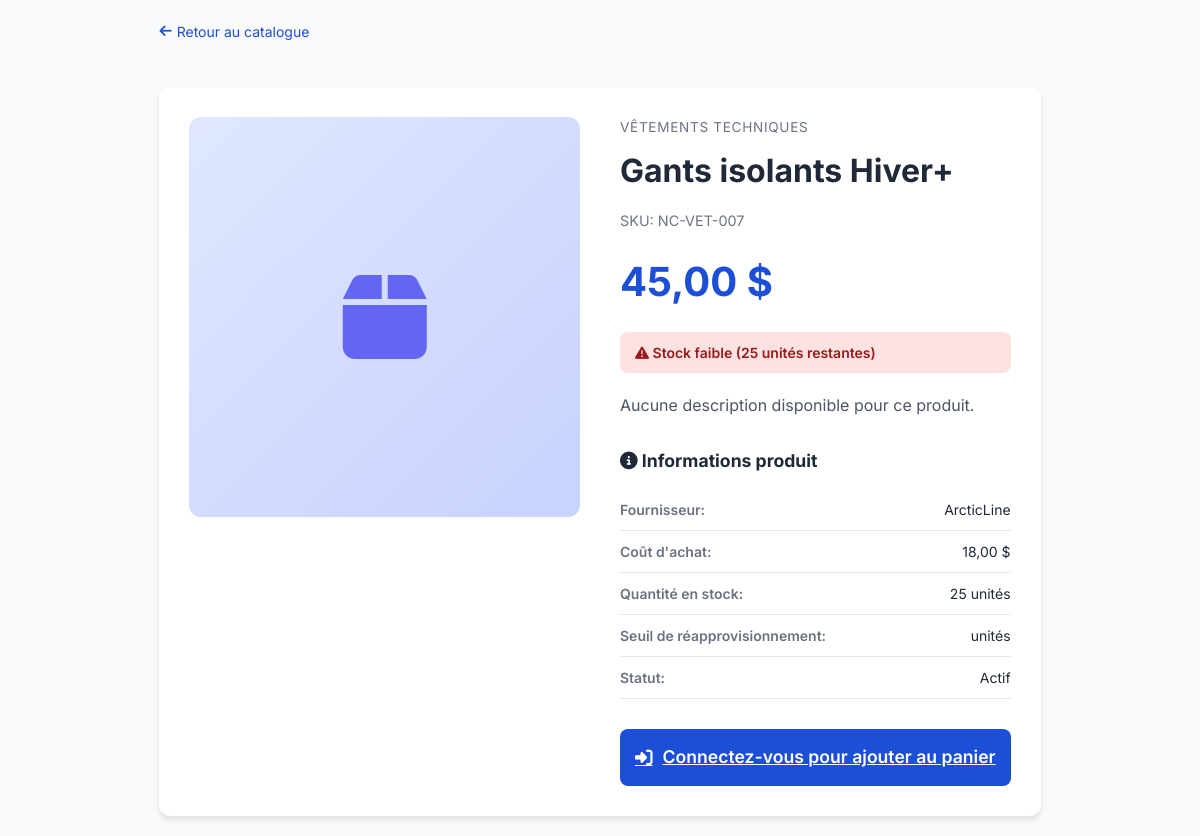
The app's page /stocks/produit/1/ with its own data.
### stocks/models.py (models this page shows, shortened)
class Product(TimeStampedModel):
    STATUS_ACTIVE = "active"
    STATUS_INACTIVE = "inactive"
    STATUS_CHOICES = [
        (STATUS_ACTIVE, "Actif"),
        (STATUS_INACTIVE, "Inactif"),
    ]
    sku = models.CharField("SKU", max_length=20, unique=True)
    category = models.ForeignKey(
        ProductCategory,
        verbose_name="Catégorie",
        on_delete=models.PROTECT,
        related_name="products",
    )
    name = models.CharField("Nom du produit", max_length=255)
    description = models.TextField("Description", blank=True)
    image = models.ImageField("Photo", upload_to="products/", blank=True, null=True)
    purchase_cost = models.DecimalField(
        "Coût d'achat ($)", max_digits=10, decimal_places=2
    )
    sale_price = models.DecimalField(
        "Prix de vente ($)", max_digits=10, decimal_places=2
    )
    gross_margin_percent = models.DecimalField(
        "Marge brute (%)", max_digits=5, decimal_places=2
    )
    quantity_in_stock = models.PositiveIntegerField("Quantité en stock", default=0)
    reorder_threshold = models.PositiveIntegerField(
        "Seuil de réapprovisionnement", default=0
    )
    safety_stock = models.PositiveIntegerField("Stock minimum de sécurité", default=0)
    supplier = models.ForeignKey(
        Supplier,
        verbose_name="Fournisseur",
        on_delete=models.PROTECT,
        related_name="products",
    )
    supplier_discount = models.DecimalField(
        "Remise fournisseur (%)", max_digits=5, decimal_places=2, default=0
    )
    weight_kg = models.DecimalField("Poids (kg)", max_digits=6, decimal_places=2)
    stock_entry_date = models.DateField("Date d'entrée en stock")
    warehouse_location = models.CharField("Emplacement entrepôt", max_length=20)
    status = models.CharField(
        "Statut produit",
        max_length=20,
        choices=STATUS_CHOICES,
        default=STATUS_ACTIVE,
    )
    class Meta:
        verbose_name = "Produit"
        verbose_name_plural = "Produits"
        ordering = ["sku"]
    @property
    def is_below_reorder(self) -> bool:
        return self.quantity_in_stock <= self.reorder_threshold

class ProductCategory(models.Model):
    name = models.CharField("Nom de la catégorie", max_length=100, unique=True)
    description = models.TextField("Description", blank=True)
    class Meta:
        verbose_name = "Catégorie de produit"
        verbose_name_plural = "Catégories de produits"

class Supplier(models.Model):
    name = models.CharField("Fournisseur", max_length=150)
    code = models.CharField("Code fournisseur", max_length=50, unique=True)
    default_discount = models.DecimalField(
        "Remise fournisseur (%)", max_digits=5, decimal_places=2, default=0
    )
    delivery_delay_days = models.PositiveIntegerField(
        "Délai de livraison (jours)", default=0
    )
    class Meta:
        verbose_name = "Fournisseur"
        verbose_name_plural = "Fournisseurs"

### stocks/views.py (the view)
# urls.py: path("produit/<int:product_id>/", views.product_detail, name="product_detail"),
def product_detail(request, product_id):
    product = get_object_or_404(
        Product.objects.select_related("category", "supplier"),
        id=product_id,
        status=Product.STATUS_ACTIVE
    )
    similar_products = Product.objects.filter(
        category=product.category,
        status=Product.STATUS_ACTIVE
    ).exclude(id=product_id)[:4]
    context = {
        "product": product,
        "similar_products": similar_products,
        "is_below_reorder": product.is_below_reorder,
    }
    return render(request, "pgi/product_detail.html", context)

### templates/pgi/product_detail.html (shortened to what this page needs)
{% load static %}
<!DOCTYPE html>
<html lang="fr">
<head>
  <link rel="stylesheet" href="https://cdnjs.cloudflare.com/ajax/libs/font-awesome/6.4.0/css/all.min.css" />
  <link rel="stylesheet" href="{% static 'style.css' %}">
</head>
<body>
  <div class="product-detail-container">
    <div class="product-detail-header">
      <a href="{% url 'stocks:catalogue' %}"><i class="fa-solid fa-arrow-left"></i> Retour au catalogue</a>
    </div>
    <div class="product-detail-content">
      <div class="product-detail-image">
        <i class="fa-solid fa-box"></i>
      </div>
      <div class="product-detail-info">
        <div class="product-detail-category">{{ product.category.name|default:"Non catégorisé" }}</div>
        <h1>{{ product.name }}</h1>
        <div class="product-detail-sku">SKU: {{ product.sku }}</div>
        <div class="product-detail-price">{{ product.sale_price|floatformat:2 }} $</div>
        {% if product.quantity_in_stock > product.reorder_level %}
        <div class="stock-status in-stock">
          <i class="fa-solid fa-check-circle"></i> En stock ({{ product.quantity_in_stock }} unités disponibles)
        </div>
        {% elif product.quantity_in_stock > 0 %}
        <div class="stock-status low-stock">
          <i class="fa-solid fa-exclamation-triangle"></i> Stock faible ({{ product.quantity_in_stock }} unités restantes)
        </div>
        {% else %}
        <div class="stock-status out-of-stock">
          <i class="fa-solid fa-times-circle"></i> Rupture de stock
        </div>
        {% endif %}
        <div class="product-detail-description">
          {{ product.description|default:"Aucune description disponible pour ce produit."|linebreaks }}
        </div>
        <div class="product-detail-specs">
          <h3><i class="fa-solid fa-info-circle"></i> Informations produit</h3>
          <div class="spec-item">
            <span class="spec-label">Fournisseur:</span>
            <span class="spec-value">{{ product.supplier.name|default:"Non spécifié" }}</span>
          </div>
          <div class="spec-item">
            <span class="spec-label">Coût d'achat:</span>
            <span class="spec-value">{{ product.purchase_cost|floatformat:2 }} $</span>
          </div>
          <div class="spec-item">
            <span class="spec-label">Quantité en stock:</span>
            <span class="spec-value">{{ product.quantity_in_stock }} unités</span>
          </div>
          <div class="spec-item">
            <span class="spec-label">Seuil de réapprovisionnement:</span>
            <span class="spec-value">{{ product.reorder_level }} unités</span>
          </div>
          <div class="spec-item">
            <span class="spec-label">Statut:</span>
            <span class="spec-value">{{ product.get_status_display }}</span>
          </div>
        </div>
        {% if user.is_authenticated %}
        <div class="product-detail-actions">
          <form method="post" action="{% url 'clients:add_to_cart' product.id %}" style="flex: 1;">
            {% csrf_token %}
            <button type="submit" class="btn-add-cart" {% if product.quantity_in_stock == 0 %}disabled{% endif %}>
              <i class="fa-solid fa-cart-plus"></i>
              {% if product.quantity_in_stock > 0 %}
                Ajouter au panier
              {% else %}
                Indisponible
              {% endif %}
            </button>
          </form>
        </div>
        {% else %}
        <div class="product-detail-actions">
          <a href="{% url 'pgi:login' %}" class="btn-add-cart">
            <i class="fa-solid fa-right-to-bracket"></i> Connectez-vous pour ajouter au panier
          </a>
        </div>
        {% endif %}
      </div>
    </div>
  </div>
</body>
</html>

### style.css (style rules this page uses)
:root { --primary: #0066cc; --primary-dark: #0052a3; --accent: #0099ff; --accent-light: #4cc9f0; --bg: #f8fafc; --bg-gradient: linear-gradient(135deg, #f8fafc 0%, #e2e8f0 100%); --dark: #0f172a; --dark-light: #1e293b; --text: #334155; --text-light: #64748b; --card-bg: #ffffff; --card-hover: #f1f5f9; --success: #10b981; --warning: #f59e0b; --critical: #ef4444; --info: #3b82f6; --shadow-sm: 0 1px 3px rgba(0, 0, 0, 0.05); --shadow-md: 0 4px 12px rgba(0, 0, 0, 0.08); --shadow-lg: 0 8px 25px rgba(0, 0, 0, 0.12); --shadow-hover: 0 6px 20px rgba(0, 180, 216, 0.15); --radius-sm: 6px; --radius-md: 10px; --radius-lg: 14px; --radius-xl: 18px; --transition: all 0.3s cubic-bezier(0.25, 0.46, 0.45, 0.94); --transition-fast: all 0.15s ease; }
* { margin: 0; padding: 0; box-sizing: border-box; font-family: 'Inter', sans-serif; }
body { display: flex; background: var(--bg); color: var(--text); min-height: 100vh; overflow-x: hidden; line-height: 1.5; font-size: 14px; }

### templates/pgi/product_detail.html (style rules this page uses)
.product-detail-container { max-width: 1200px; margin: 0 auto; padding: 20px; }
.product-detail-header { margin-bottom: 30px; }
.product-detail-header a { color: #1d4ed8; text-decoration: none; display: inline-flex; align-items: center; gap: 5px; margin-bottom: 15px; }
.product-detail-content { display: grid; grid-template-columns: 1fr 1fr; gap: 40px; background: white; padding: 30px; border-radius: 12px; box-shadow: 0 4px 6px rgba(0, 0, 0, 0.1); }
.product-detail-image { width: 100%; height: 400px; background: linear-gradient(135deg, #e0e7ff 0%, #c7d2fe 100%); border-radius: 12px; display: flex; align-items: center; justify-content: center; font-size: 6rem; color: #6366f1; }
.product-detail-info h1 { font-size: 2rem; margin-bottom: 15px; color: #1f2937; }
.product-detail-category { font-size: 0.85rem; color: #6b7280; text-transform: uppercase; letter-spacing: 0.05em; margin-bottom: 10px; }
.product-detail-sku { font-size: 0.9rem; color: #6b7280; margin-bottom: 20px; }
.product-detail-price { font-size: 2.5rem; font-weight: 700; color: #1d4ed8; margin-bottom: 20px; }
.product-detail-description { font-size: 1rem; line-height: 1.6; color: #4b5563; margin-bottom: 30px; }
.product-detail-specs { margin-bottom: 30px; }
.product-detail-specs h3 { font-size: 1.1rem; margin-bottom: 15px; color: #1f2937; }
.spec-item { display: flex; justify-content: space-between; padding: 10px 0; border-bottom: 1px solid #e5e7eb; }
.spec-label { font-weight: 600; color: #6b7280; }
.spec-value { color: #1f2937; }
.product-detail-actions { display: flex; gap: 15px; margin-top: 30px; }
.btn-add-cart { flex: 1; padding: 15px; background: #1d4ed8; color: white; border: none; border-radius: 8px; font-weight: 600; font-size: 1.1rem; cursor: pointer; transition: background 0.3s; display: flex; align-items: center; justify-content: center; gap: 10px; }
.stock-status { padding: 10px 15px; border-radius: 8px; margin-bottom: 20px; font-weight: 600; }
.stock-status.low-stock { background: #fee2e2; color: #991b1b; }

### records on screen
Product: category.name "VÊTEMENTS TECHNIQUES", name "Gants isolants Hiver+", sku "NC-VET-007", sale_price "45,00", quantity_in_stock "25", description "Aucune description disponible pour ce produit.", supplier.name "ArcticLine", purchase_cost "18,00", status "Actif"
